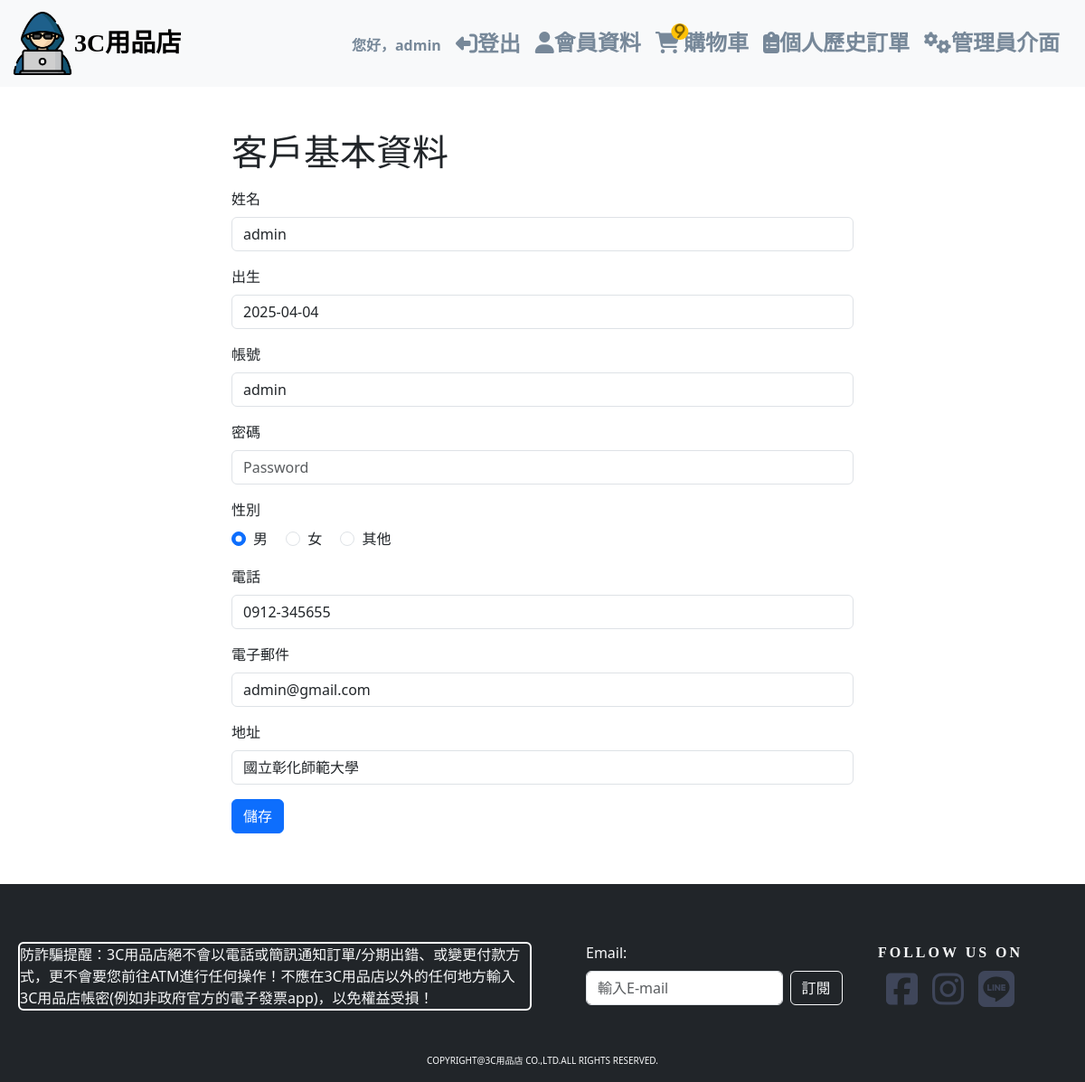
/personal_id.php (signed in), run on an earlier commit of the app's database.
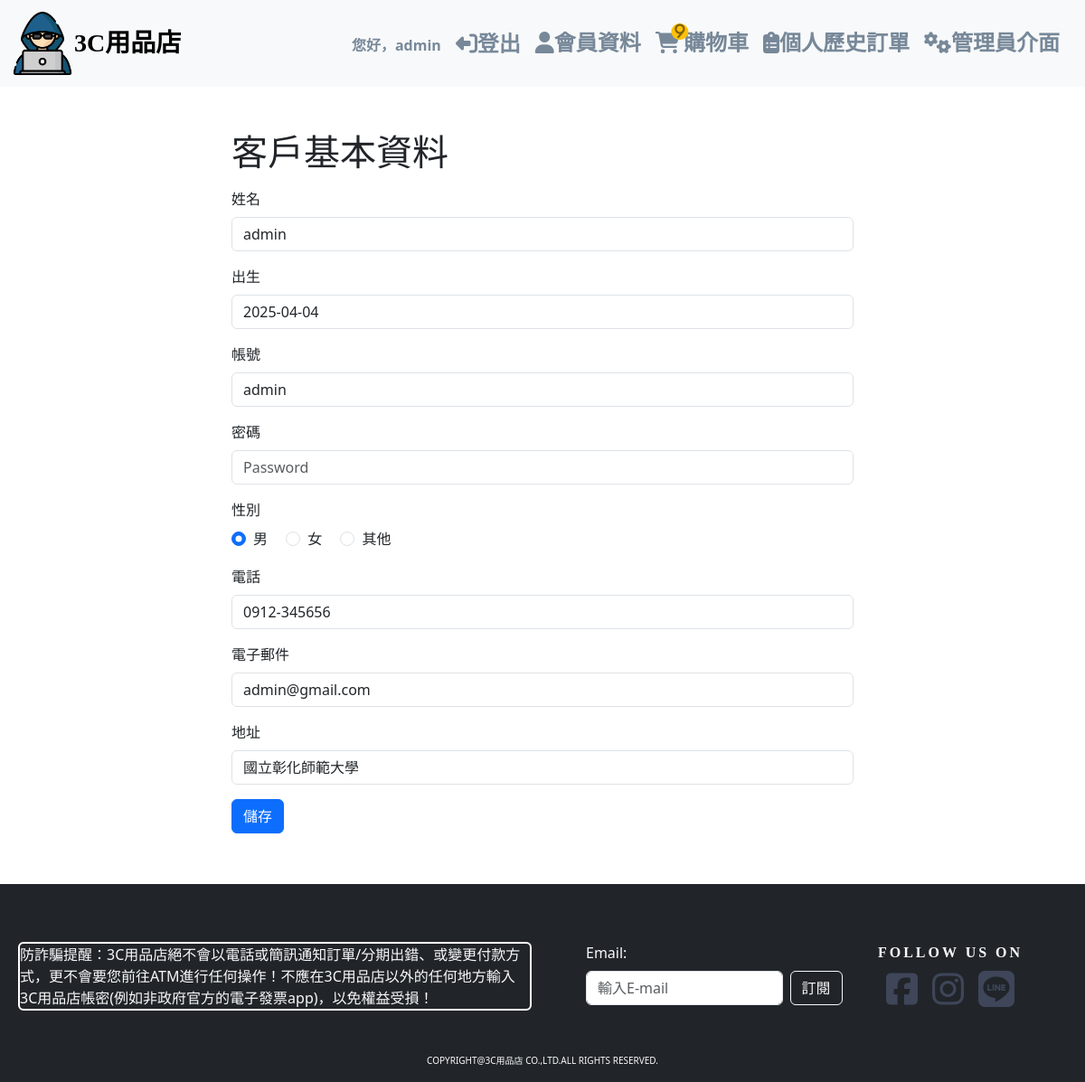
And on a later commit of the database.
### tables this page shows
CREATE TABLE `member` (
  `id` int(11) NOT NULL COMMENT '會員編號',
  `username` varchar(50) NOT NULL COMMENT '登入帳號',
  `password` varchar(255) NOT NULL COMMENT '加密密碼',
  `email` varchar(100) NOT NULL COMMENT '電子郵件',
  `name` varchar(50) DEFAULT NULL COMMENT '姓名',
  `phone` varchar(20) DEFAULT NULL COMMENT '手機號碼',
  `address` text DEFAULT NULL COMMENT '地址',
  `gender` enum('M','F','O') DEFAULT 'O' COMMENT '性別:M=男、F=女、O=其他',
  `birthdate` date DEFAULT NULL COMMENT '生日',
  `created_at` datetime DEFAULT NULL COMMENT '註冊時間',
  `updated_at` datetime DEFAULT NULL ON UPDATE current_timestamp() COMMENT '更新時間',
  `last_login_at` datetime DEFAULT NULL COMMENT '最後登入時間',
  `status` tinyint(1) NOT NULL COMMENT '帳號狀態:1=啟用、0=停用',
  `role` varchar(20) NOT NULL DEFAULT 'user' COMMENT '權限角色'
);

### load_personal_id.php (called while the page is built, shortened)
<?php
    include 'db.php';
    $username = $_SESSION['username'];
    if($username){
        $sql = "SELECT name, birthdate, username, phone, email, address, role, gender FROM member WHERE username = ?";
        $stmt = $conn->prepare($sql);
        $stmt->bind_param("s", $username);
        $stmt->execute();
        $result = $stmt->get_result();
        $user = $result->fetch_assoc();
    }
?>

### personal_id.php (the view, shortened to what this page needs)
<?php include 'load_personal_id.php';?>
<?php include 'head.php';?>
</head>
<body>
  <?php include 'header.php';?>
  <div class="container px-5 py-5">
    <div class="row">
      <div class="col-2"></div>
      <div class="col-8">
        <h1>客戶基本資料</h1>
        <form action="save_user.php" method="post" class="form-horizontal" id="form-personalID">
          <div class="form-group py-2">
            <label for="name" class="form-label">姓名</label>
            <input type="text" name="name" class="form-control" placeholder="ex.王小明" value="<?= htmlspecialchars($user['name'] ?? '')?>" required />
          </div>
          <div class="form-group py-2">
            <label for="birth" class="form-label">出生</label>
            <input type="text" name="birth" placeholder="xxxx-xx-xx" class="form-control" value="<?= htmlspecialchars($user['birthdate'] ?? '')?>" pattern="^((?:19[2-9]\d{1})|(?:20[0-2][0-9]))\-((?:0?[1-9])|(?:1[0-2]))\-((?:0?[1-9])|(?:[1-2][0-9])|30|31)$" />
          </div>
          <div class="form-group py-2">
            <label for="account" class="form-label">帳號</label>
            <input type="text" name="account" placeholder="Account" class="form-control" value="<?= htmlspecialchars($user['username'] ?? '')?>" required readonly/>
          </div>
          <div class="form-group py-2">
            <label for="password" class="form-label">密碼</label>
            <input type="password" name="password" placeholder="Password" class="form-control" minlength="6" required />
          </div>
          <div class="form-group py-2">
            <label class="form-label">性別</label><br>
            <div class="form-check form-check-inline">
              <input class="form-check-input" type="radio" name="gender" id="genderM" value="M" <?= ($user['gender'] ?? '') == 'M' ? 'checked' : '' ?> required>
              <label class="form-check-label" for="genderM">男</label>
            </div>
            <div class="form-check form-check-inline">
              <input class="form-check-input" type="radio" name="gender" id="genderF" value="F" <?= ($user['gender'] ?? '') == 'F' ? 'checked' : '' ?>>
              <label class="form-check-label" for="genderF">女</label>
            </div>
            <div class="form-check form-check-inline">
              <input class="form-check-input" type="radio" name="gender" id="genderO" value="O" <?= ($user['gender'] ?? '') == 'O' ? 'checked' : '' ?>>
              <label class="form-check-label" for="genderO">其他</label>
            </div>
          </div>
          <div class="form-group py-2">
            <label for="phone_number" class="form-label">電話</label>
            <input type="text" name="phone_number" placeholder="09xx-xxxxxx" class="form-control" pattern="09[0-9]{2}-[0-9]{6}" value="<?= htmlspecialchars($user['phone'] ?? '')?>" required/>
          </div>
          <div class="form-group py-2">
            <label for="email" class="form-label">電子郵件</label>
            <input type="email" name="email" placeholder="example@gmail.com" class="form-control" value="<?= htmlspecialchars($user['email'] ?? '')?>" required readonly/>
          </div>
          <div class="form-group py-2">
            <label for="location" class="form-label">地址</label>
            <input type="text" name="location" class="form-control" value="<?= htmlspecialchars($user['address'] ?? '')?>" required/>
          </div>
          <div class="form-group py-2">
            <input type="submit" name="submit-personalID" class="btn btn-primary" value="儲存" />
          </div>
        </form>
      </div>
      <div class="col-2"></div>
    </div>
  </div>
  <?php include 'footer.php';?>
</body>
</html>

What changed in the data, as far as the page shows it:
changed member "admin": phone_number "0912-345655" → "0912-345656"
